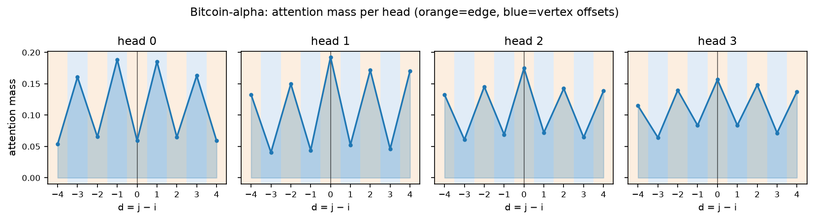
#> input picture aaai2027/figures/attndir_panelA_headgrid.png, 814 x 220 px, shrunk from 1654 x 446 before the run, found by its file name
$ python combine_attndir_panels.py
#> lines starting #> are read from the running program, lines starting #| are printed output that depends on the picture
"""Combine Panels A-D into ONE image -- the Attention Directionality figure
(2026-08-04, separate from Figure 1's Empirical Confirmation panels and Figure 2's
schematic).

Panel A: example per-head signed attention-mass grid (bitcoin-alpha, layer 0,
PEWTER, x-axis re-ranged to the window). Panel B: cross-dataset forward/backward
mass (PEWTER, layer 0). Panel C: cross-dataset node/edge mass (PEWTER, layer 0).
Panel D (added 2026-08-11, per the user's call): SHAP-based causal contribution of
context edges by hop distance and direction -- a compact companion to raw attention
mass in Panels B/C, now measuring actual causal effect on the prediction instead of
attention weight. Full width, its own row below B+C, since it's a 6-dataset x
4-series grouped bar chart that needs more horizontal room than B/C's 6x2.

A PEWTER-own binned entropy-vs-AUC heatmap (a different, now-abandoned Panel D
candidate) was dropped from this figure 2026-08-05 (user call) -- its extract/plot
scripts (extract_attndir_panelD_pewter_entropy_heatmap.py,
plot_attndir_panelD_pewter_entropy_heatmap.py) are kept on disk but not wired in
here; "Panel D" now refers to the SHAP panel above.

Layout: row 1 = A (full width, wide per-head grid); row 2 = B + C side by side;
row 3 = D (full width).

Pure combination step: loads the four already-rendered PNGs and lays them out in a
gridspec. Re-run this after re-plotting any of the four panels.
"""
import os

import matplotlib
matplotlib.use("Agg")
import matplotlib.pyplot as plt
import matplotlib.image as mpimg

PANEL_A = "aaai2027/figures/attndir_panelA_headgrid.png"
PANEL_B = "aaai2027/figures/attndir_panelB_direction.png"
PANEL_C = "aaai2027/figures/attndir_panelC_nodeedge.png"
PANEL_D = "aaai2027/figures/shap_edge_directionality.png"
HSPACE = 0.05
LABEL_LIFT_BC = 0.0  # >0: put the (B)/(C) labels above their panels instead of over the plot corner (thesis)
OUT_PNG = "aaai2027/figures/attndir_panels_abcd_combined.png"

WIDTH_IN = 7.2


def _aspect(path):
    im = mpimg.imread(path)
#> im is the input picture: shape (220, 814, 4) float32; mean R, G, B, A 0.873, 0.896, 0.911, 1
    return im, im.shape[0] / im.shape[1]


def _add_panel(fig, gs_cell, path, label, lift=0.0):
    img, _ = _aspect(path)
    ax = fig.add_subplot(gs_cell)
    ax.imshow(img)
    ax.axis("off")
    ax.text(0.0, 1.0 + lift, label, transform=ax.transAxes, fontsize=11, fontweight="bold",
             va="top" if lift == 0 else "bottom", ha="left", clip_on=False)
    return ax


def main():
    _, a_ar = _aspect(PANEL_A)
#> a_ar = 0.27
    row1_h = WIDTH_IN * a_ar
#> row1_h = 1.95

    b_w = WIDTH_IN * 0.5
    c_w = WIDTH_IN * 0.5
    _, b_ar = _aspect(PANEL_B)
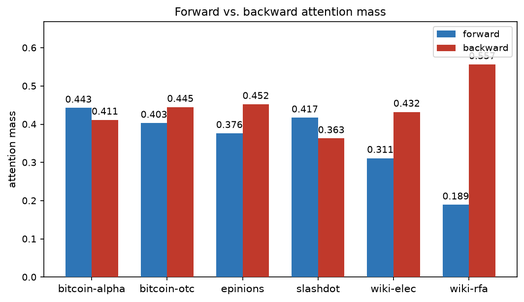
#> input picture aaai2027/figures/attndir_panelB_direction.png, 524 x 302 px, shrunk from 1064 x 614 before the run, found by its file name
#> in _aspect, im is the input picture: shape (302, 524, 4) float32; mean R, G, B, A 0.821, 0.77, 0.795, 1
#> b_ar = 0.576
    _, c_ar = _aspect(PANEL_C)
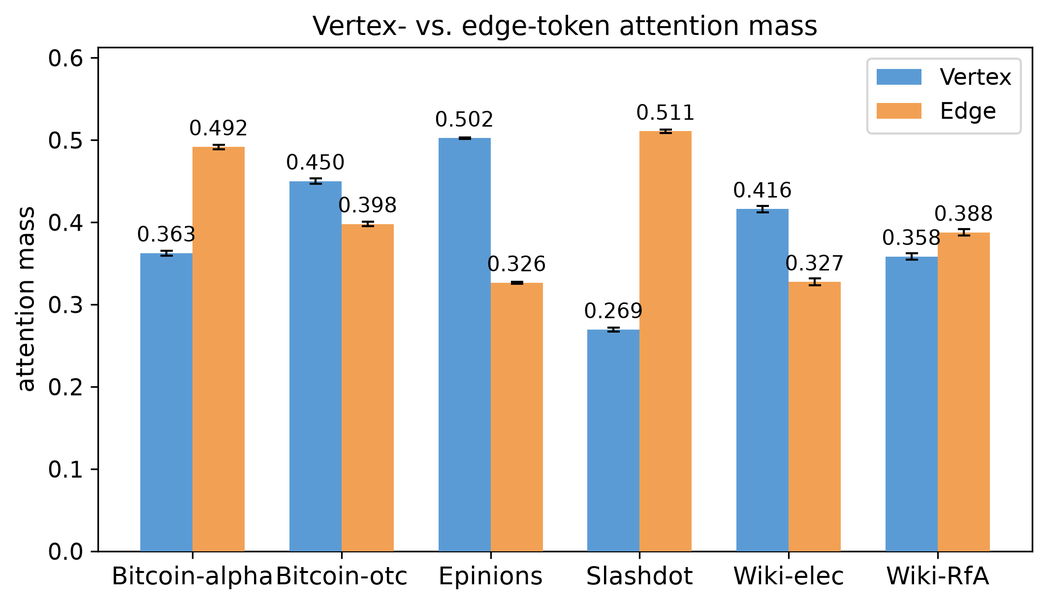
#> input picture aaai2027/figures/attndir_panelC_nodeedge.png, 1047 x 605 px, shrunk from 2127 x 1228 before the run, found by its file name
#> in _aspect, im is the input picture: shape (605, 1047, 4) float32; mean R, G, B, A 0.857, 0.845, 0.836, 1
#> c_ar = 0.578
    row2_h = max(b_w * b_ar, c_w * c_ar)
#> row2_h = 2.08

    _, d_ar = _aspect(PANEL_D)
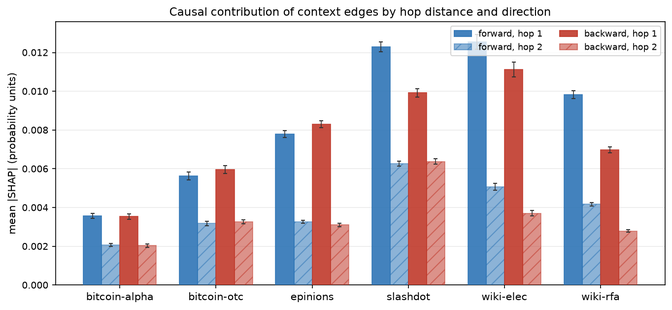
#> input picture aaai2027/figures/shap_edge_directionality.png, 672 x 310 px, shrunk from 1364 x 629 before the run, found by its file name
#> in _aspect, im is the input picture: shape (310, 672, 4) float32; mean R, G, B, A 0.865, 0.844, 0.865, 1
#> d_ar = 0.461
    row3_h = WIDTH_IN * d_ar
#> row3_h = 3.32

    total_h = row1_h + row2_h + row3_h
#> total_h = 7.35
    fig = plt.figure(figsize=(WIDTH_IN, total_h))
    gs = fig.add_gridspec(3, 1, height_ratios=[row1_h, row2_h, row3_h], hspace=HSPACE)

    _add_panel(fig, gs[0], PANEL_A, "(A)")

    gs_row2 = gs[1].subgridspec(1, 2, width_ratios=[0.5, 0.5], wspace=0.03)
    _add_panel(fig, gs_row2[0], PANEL_B, "(B)", lift=LABEL_LIFT_BC)
    _add_panel(fig, gs_row2[1], PANEL_C, "(C)", lift=LABEL_LIFT_BC)

    _add_panel(fig, gs[2], PANEL_D, "(D)")

    os.makedirs(os.path.dirname(OUT_PNG), exist_ok=True)
    fig.savefig(OUT_PNG, dpi=300, bbox_inches="tight", pad_inches=0.05)
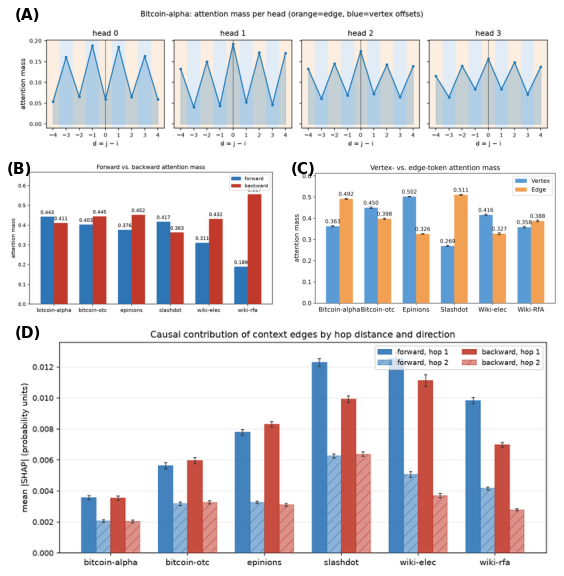
#> figure drawn by matplotlib, 4 panels
    print(f"saved {OUT_PNG}")


if __name__ == "__main__":
    main()
